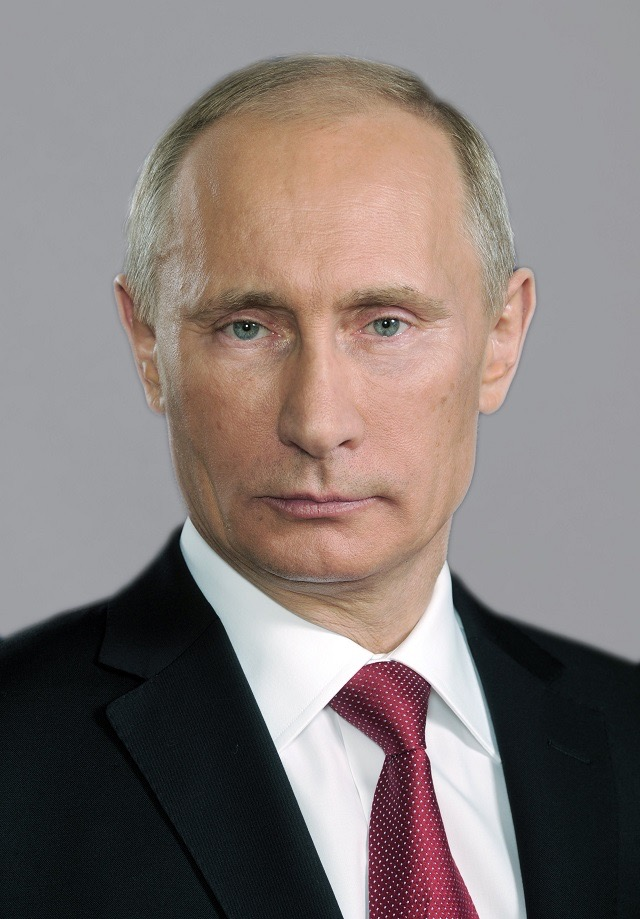
#> input picture OpenCV1/Putin.jpg, 640 x 919 px
$ python edge_detection_gradient.py
#> lines starting #> are read from the running program, lines starting #| are printed output that depends on the picture
#gradients and edges are different things
import cv2 as cv
import numpy as np
import matplotlib.pyplot as plt

img = cv.imread("Putin.jpg")
#> img is the input picture: shape (919, 640, 3); mean B, G, R 119.5, 122.3, 132.8
cv.imshow("Original Image",img)

gray = cv.cvtColor(img, cv.COLOR_BGR2GRAY)
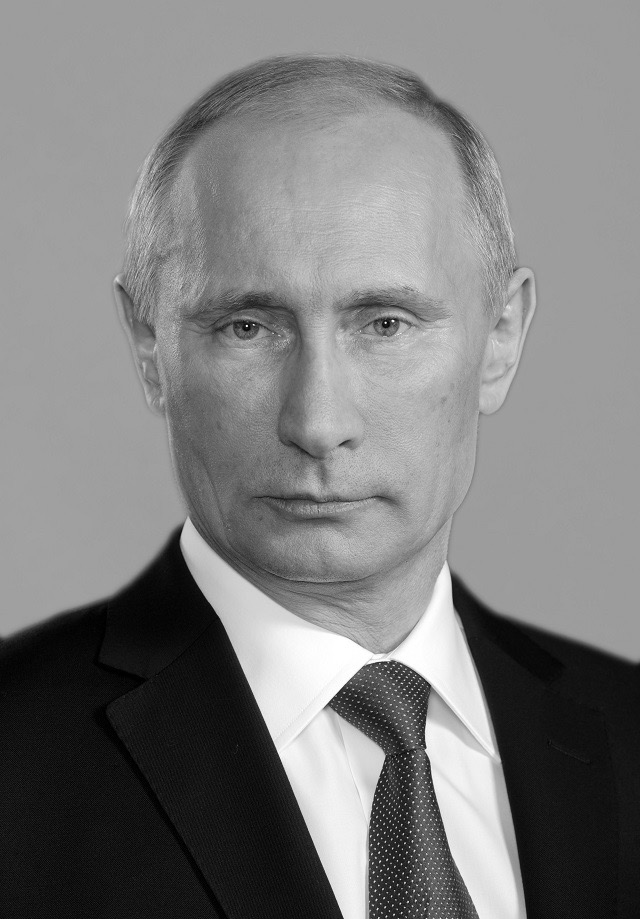
#> gray: shape (919, 640); min 0, max 255, mean 125.1

#LAPLACIAN
#looks like a pencil shading of image
#when you transition from black to white or white to black,that's considered a +ve and -ve slope
#images itself cannot have -ve pixel values, hence all pixel values of the image are converted #to absolute values
lap = cv.Laplacian(gray, cv.CV_64F)
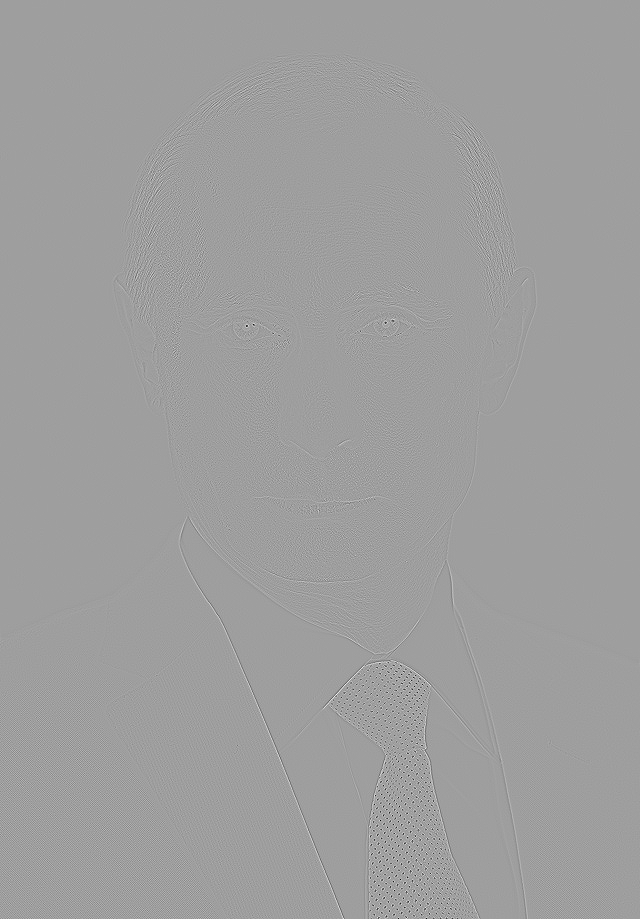
#> lap: shape (919, 640) float64; min -653, max 397, mean 0; drawn with min black and max white
lap = np.uint8(np.absolute(lap))
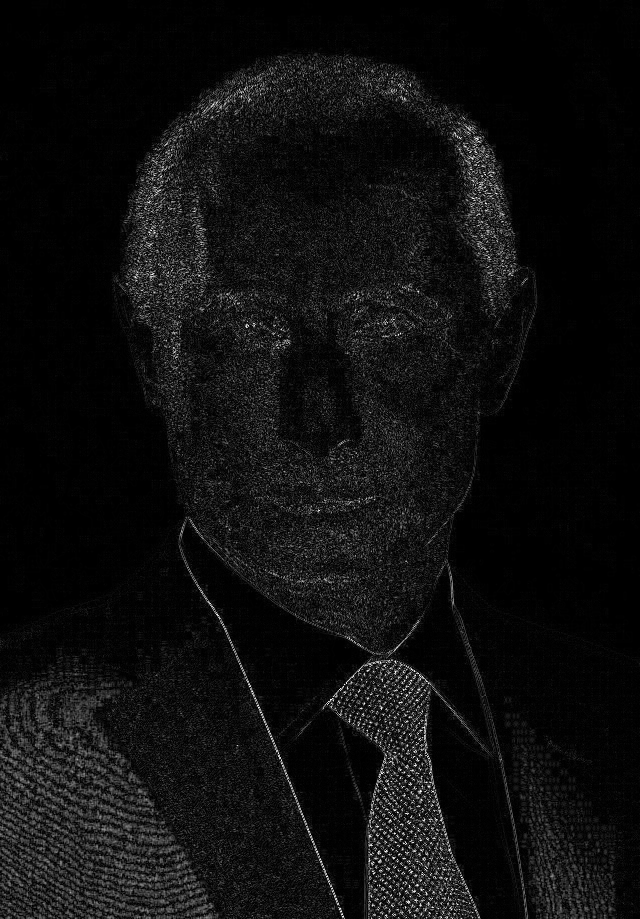
#> lap: shape (919, 640); min 0, max 255, mean 15.2
cv.imshow("Laplacian",lap)

#Sobel
#calculates gradients in two directions, X and Y
sobelx = cv.Sobel(gray, cv.CV_64F, 1 ,0) #X->1, Y->0
sobely = cv.Sobel(gray, cv.CV_64F, 0, 1) #X->0, Y->1
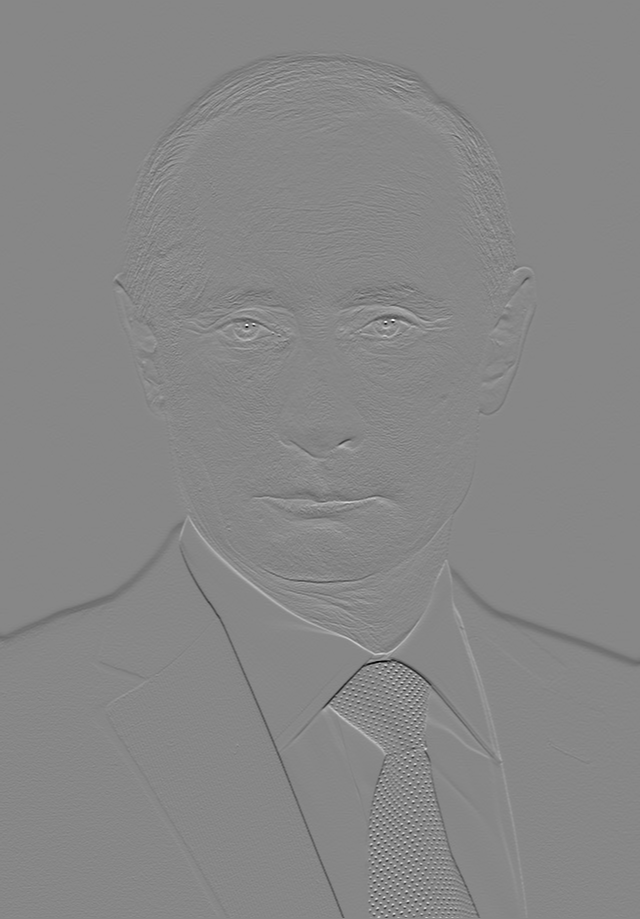
#> sobely: shape (919, 640) float64; min -810, max 717, mean -0.9; drawn with min black and max white

""" cv.imshow("Sobel X", sobelx)
cv.imshow("Sobel Y", sobely) """

#combine both sobel images
combine_sobel= cv.bitwise_or(sobelx,sobely)
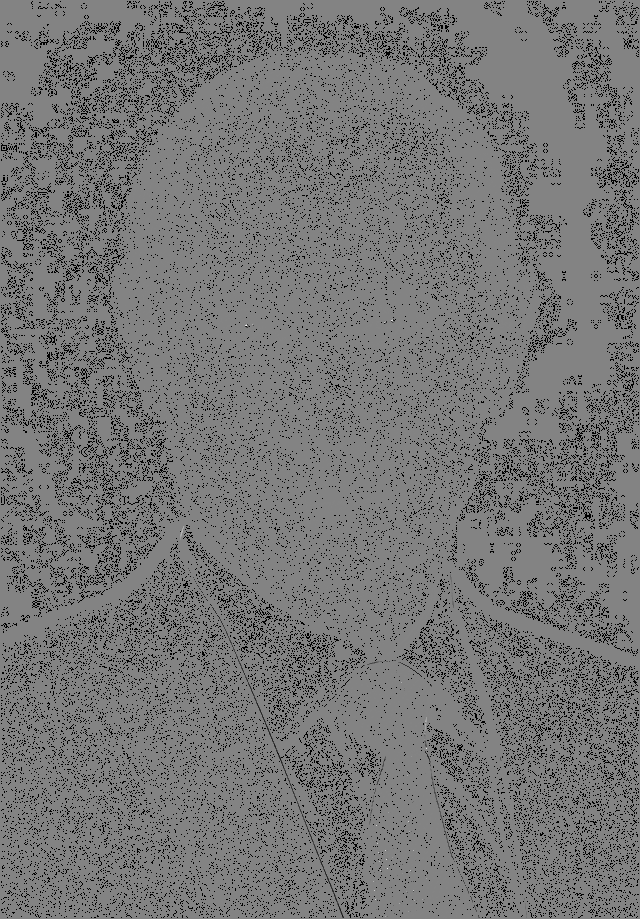
#> combine_sobel: shape (919, 640) float64; 10.12% of the values are NaN or infinite; the others: min -130944, max 122368, mean -135.3; drawn with min black, max white, NaN and infinite black
cv.imshow("Combined Sobel",combine_sobel)
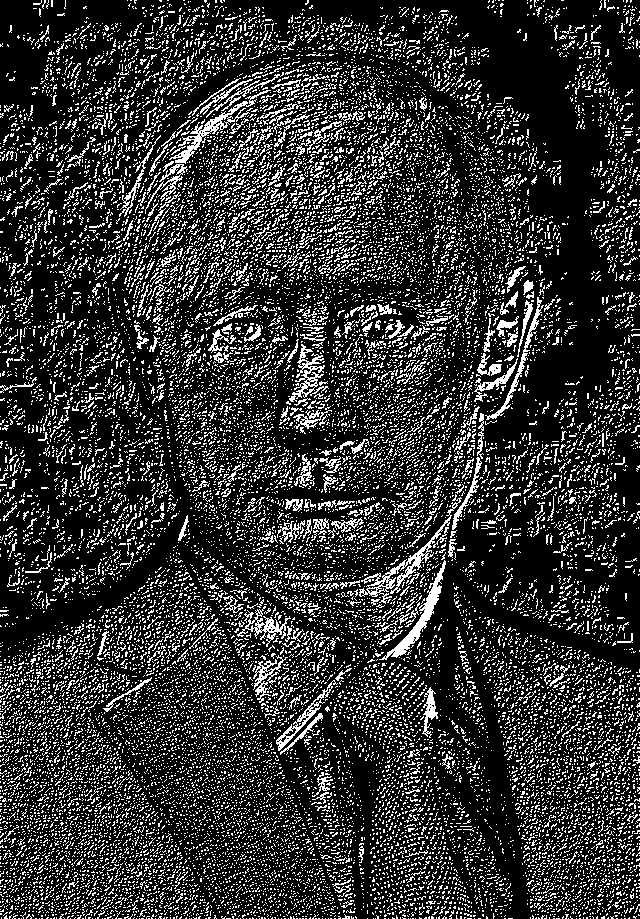
#> window 'Combined Sobel': shape (919, 640); 19.4% white in thin lines or dots

#canny edges
canny = cv.Canny(gray,150,175)
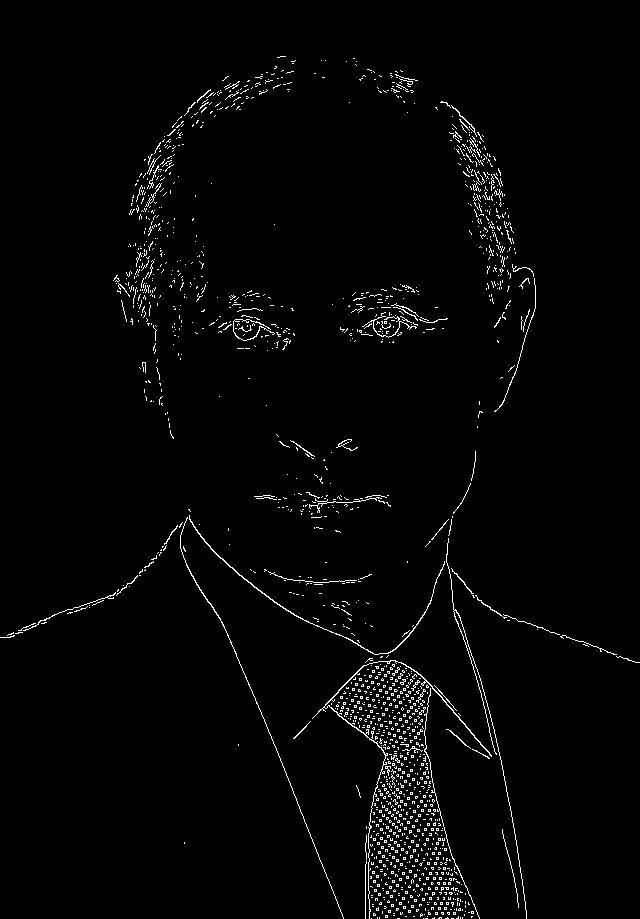
#> canny: shape (919, 640); 2.1% white in thin lines or dots
cv.imshow("Canny Edges",canny)
#canny uses sobel in one of its stages

cv.waitKey(0)
